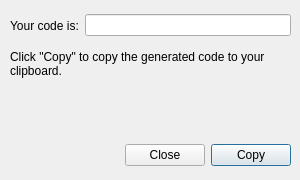
<?xml version="1.0" encoding="UTF-8"?>
<ui version="4.0">
 <class>codedialog</class>
 <widget class="QDialog" name="codedialog">
  <property name="windowModality">
   <enum>Qt::WindowModal</enum>
  </property>
  <property name="geometry">
   <rect>
    <x>0</x>
    <y>0</y>
    <width>300</width>
    <height>180</height>
   </rect>
  </property>
  <property name="maximumSize">
   <size>
    <width>300</width>
    <height>180</height>
   </size>
  </property>
  <property name="windowTitle">
   <string>TOTP Code</string>
  </property>
  <widget class="QWidget" name="horizontalLayoutWidget">
   <property name="geometry">
    <rect>
     <x>10</x>
     <y>50</y>
     <width>281</width>
     <height>31</height>
    </rect>
   </property>
   <layout class="QHBoxLayout" name="horizontalLayout">
    <item alignment="Qt::AlignTop">
     <widget class="QLabel" name="codeDialogLabel">
      <property name="text">
       <string>Click &quot;Copy&quot; to copy the generated code to your clipboard.</string>
      </property>
      <property name="wordWrap">
       <bool>true</bool>
      </property>
     </widget>
    </item>
   </layout>
  </widget>
  <widget class="QWidget" name="horizontalLayoutWidget_2">
   <property name="geometry">
    <rect>
     <x>10</x>
     <y>10</y>
     <width>281</width>
     <height>31</height>
    </rect>
   </property>
   <layout class="QHBoxLayout" name="horizontalLayout_2">
    <item>
     <widget class="QLabel" name="codeIsLabel">
      <property name="text">
       <string>Your code is:</string>
      </property>
     </widget>
    </item>
    <item>
     <widget class="QLineEdit" name="tokenDisplayBox">
      <property name="readOnly">
       <bool>true</bool>
      </property>
     </widget>
    </item>
   </layout>
  </widget>
  <widget class="QWidget" name="horizontalLayoutWidget_3">
   <property name="geometry">
    <rect>
     <x>10</x>
     <y>140</y>
     <width>281</width>
     <height>31</height>
    </rect>
   </property>
   <layout class="QHBoxLayout" name="horizontalLayout_3">
    <item>
     <spacer name="horizontalSpacer">
      <property name="orientation">
       <enum>Qt::Horizontal</enum>
      </property>
      <property name="sizeHint" stdset="0">
       <size>
        <width>40</width>
        <height>20</height>
       </size>
      </property>
     </spacer>
    </item>
    <item alignment="Qt::AlignRight|Qt::AlignVCenter">
     <widget class="QPushButton" name="closeButton">
      <property name="text">
       <string>Close</string>
      </property>
     </widget>
    </item>
    <item alignment="Qt::AlignRight|Qt::AlignVCenter">
     <widget class="QPushButton" name="copyButton">
      <property name="text">
       <string>Copy</string>
      </property>
      <property name="default">
       <bool>true</bool>
      </property>
     </widget>
    </item>
   </layout>
  </widget>
 </widget>
 <resources/>
 <connections/>
</ui>
